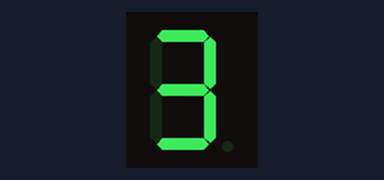
Bench run of a sketch on a simulated Arduino Uno, built with avr-gcc and run on an emulated ATmega328P. Parts: 1-digit seven-segment display. Wiring (inferred from the names in the program): 1-digit 7-segment display, segments lit when LOW: segments pin 2, pin 3, pin 4, pin 5, pin 6, pin 7, pin 8. The segment pins are drawn as the display they are named for.

Above: at 0.1 s.
At 1.1 s:
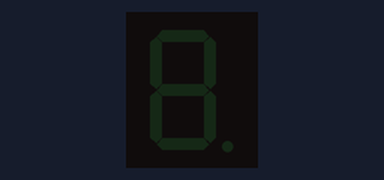

The sketch:

Ejemplo_7_Segmentos.ino
```cpp
// Definición de los pines conectados a cada segmento
int segA = 2;
int segB = 3;
int segC = 4;
int segD = 5;
int segE = 6;
int segF = 7;
int segG = 8;

void setup() {
  // Configuración de los pines como salida
  pinMode(segA, OUTPUT);
  pinMode(segB, OUTPUT);
  pinMode(segC, OUTPUT);
  pinMode(segD, OUTPUT);
  pinMode(segE, OUTPUT);
  pinMode(segF, OUTPUT);
  pinMode(segG, OUTPUT);
}

void loop() {
  // Mostrar el número 3 en un display de ánodo común
  digitalWrite(segA, LOW); // Encender segmento A
  digitalWrite(segB, LOW); // Encender segmento B
  digitalWrite(segC, LOW); // Encender segmento C
  digitalWrite(segD, LOW); // Encender segmento D
  digitalWrite(segG, LOW); // Encender segmento G
  digitalWrite(segE, HIGH); // Apagar segmento E
  digitalWrite(segF, HIGH); // Apagar segmento F
  delay(1000); // Mostrar durante 1 segundo

  // Apagar todos los segmentos
  digitalWrite(segA, HIGH);
  digitalWrite(segB, HIGH);
  digitalWrite(segC, HIGH);
  digitalWrite(segD, HIGH);
  digitalWrite(segG, HIGH);
  delay(1000); // Esperar 1 segundo
}
```

Measured:
- what the display in image 1 shows lasts 1.0 s, from 1.0 s to 2.0 s
